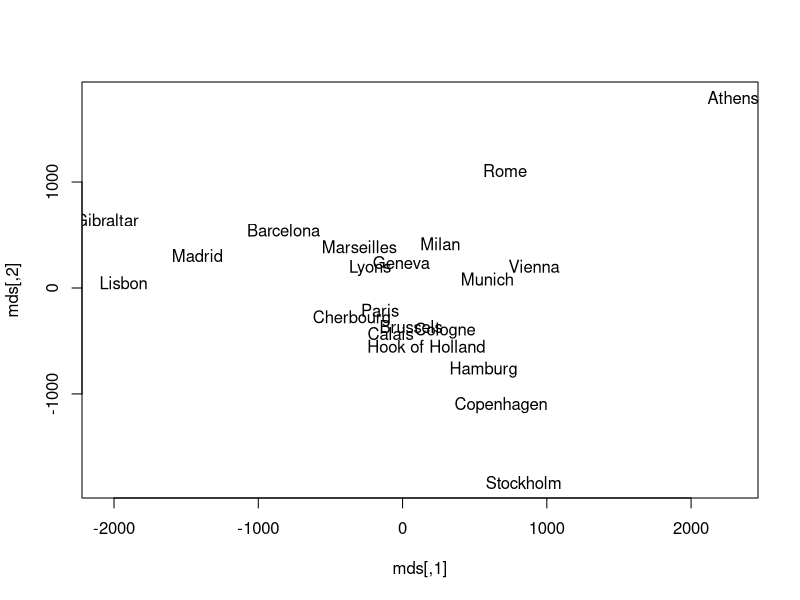
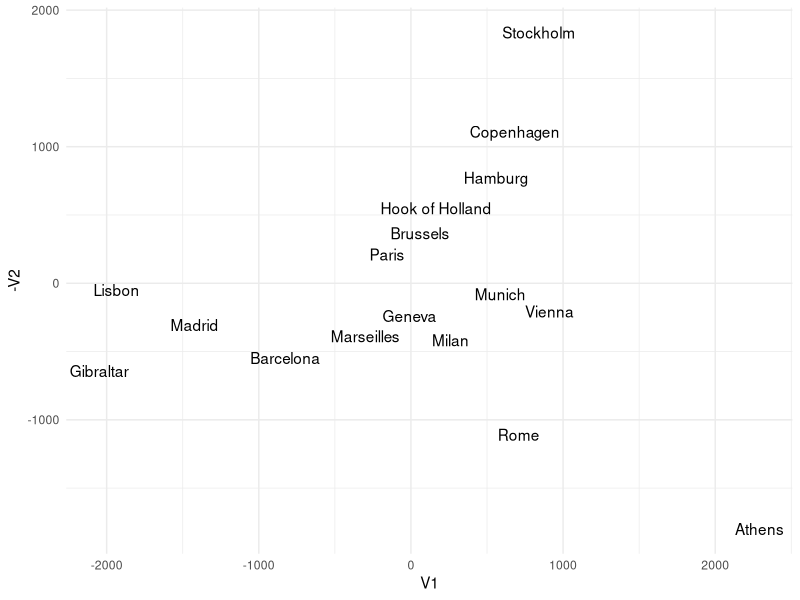

R code for these plots, in order:
#title: "Dimensionality Reduction Tutorial"
#author: "Julian Kanjere"
#date: "August 2019"

####################START MDS USING EURODIST DATASET##########################################################
#The eurodist gives the road distances (in km) between 21 cities in Europe. 
#The data are taken from a table in The Cambridge Encyclopaedia.
#i.e. eurodist is already an existing distance matrix (in contrast with a n x P dataset that we 
#would need to run dist(dataset_name) in order to return an n x n distance matrix where n is number 
#observations and P is number of features)
help(eurodist) 

#create matrix, 21 rows x 21 columns
#the distance matrix represents the travel distance between 21 European cities in kilometers
eurodist_mat <- as.matrix(eurodist)

#view matrix
View(eurodist_mat)

#Run classical MDS 
#NB - this would have similar results to a PCA that returns 2 PC's i.e. prcomp(eurodist)$x[, 1:2]
mds <- cmdscale(eurodist) 

#view scores
View(mds)

#Plotting the results
#Now that the 21-dimensional space has been transformed/reduced into 2 dimensions, we can plot and easily visualise
#this would have been hard with the original 21 x 21  distance matrix
plot(mds, type = 'n')
text(mds[, 1], mds[, 2], labels(eurodist))

#Cleaner plot using ggplot
library(ggplot2)
ggplot(as.data.frame(mds), aes(V1, -V2, label = rownames(mds))) + geom_text(check_overlap = TRUE) + theme_minimal() 
####################END MDS USING EURODIST DATASET##########################################################

####################START CREATE DISTANCE MATRIX USING RANDOM DATA##########################################################

?dist

#create a 5 x 20 matrix by sampling from a Normal distribution
x <- matrix(rnorm(100), nrow = 5)

#view matrix
View(x)

#create a distance matrix
dist(x)
####################END CREATE DISTANCE MATRIX USING RANDOM DATA##########################################################
